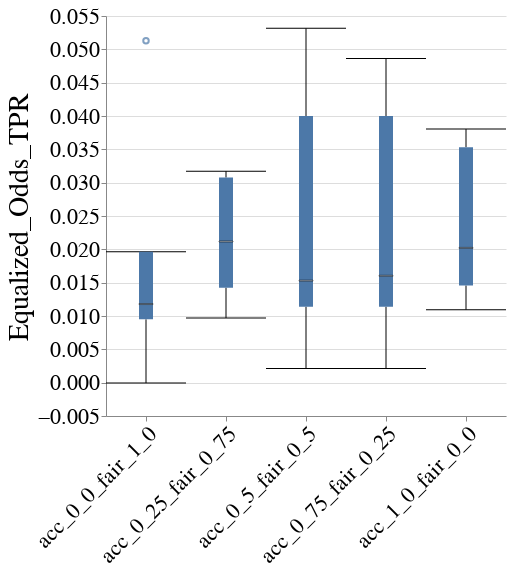

The code cell stored with this chart in its notebook:
### Markdown cell above
### Disparity metrics

### Code cell
create_box_plot_per_cost_model(to_plot=best_lp_metrics_per_exp_config_df, metric_name="Equalized_Odds_TPR", group=GROUP)

### Figure 1 — Vega-Lite specification as saved in the notebook (floating-point values rounded to 4 significant figures)
{"config": {"view": {"continuousWidth": 400, "continuousHeight": 300, "stroke": null}, "axis": {"labelFontSize": 22, "labelFontWeight": "normal", "titleFontSize": 28, "titleFontWeight": "normal"}, "title": {"fontSize": 28}}, "data": {"name": "data-c5c6c1bde18ab3700bc9058f570c97ea"}, "mark": {"type": "boxplot", "median": {"stroke": "black", "strokeWidth": 0.7}, "ticks": true}, "encoding": {"x": {"axis": {"labelAngle": -45, "labelLimit": 300}, "field": "exp_config_name", "title": null, "type": "nominal"}, "y": {"field": "disparity_metric_value", "scale": {"zero": false}, "title": "Equalized_Odds_TPR", "type": "quantitative"}}, "height": 400, "width": 400, "$schema": "https://vega.github.io/schema/vega-lite/v4.17.0.json", "datasets": {"data-c5c6c1bde18ab3700bc9058f570c97ea": [{"exp_config_name": "acc_0_0_fair_1_0", "logical_pipeline_uuid": "Tm9uZSZESVImbHJfY2xm", "physical_pipeline_uuid": "10a4b262-5142-4d67-aceb-7c4e30102b28", "run_num": 4, "compound_pp_quality": 0.9905, "metric": "Equalized_Odds_TPR", "model_name": "lr_clf", "runtime_in_mins": 0.2394, "dataset_name": "folk_emp", "logical_pipeline_name": "None&DIR&lr_clf", "null_imputer_name": "None", "fairness_intervention_name": "DIR", "RAC1P_dis": 0.9574, "RAC1P_priv": 0.9117, "SEX&RAC1P_dis": 0.9367, "SEX&RAC1P_priv": 0.9272, "SEX_dis": 0.9224, "SEX_priv": 0.9352, "overall": 0.929, "disparity_metric_value": 0.009503}, {"exp_config_name": "acc_0_0_fair_1_0", "logical_pipeline_uuid": "Tm9uZSZESVImbHJfY2xm", "physical_pipeline_uuid": "27e41a7c-d6bf-46f0-9110-40e96932e653", "run_num": 5, "compound_pp_quality": 0.9882, "metric": "Equalized_Odds_TPR", "model_name": "lr_clf", "runtime_in_mins": 0.3664, "dataset_name": "folk_emp", "logical_pipeline_name": "None&DIR&lr_clf", "null_imputer_name": "None", "fairness_intervention_name": "DIR", "RAC1P_dis": 0.9429, "RAC1P_priv": 0.8828, "SEX&RAC1P_dis": 0.9156, "SEX&RAC1P_priv": 0.9038, "SEX_dis": 0.8906, "SEX_priv": 0.9189, "overall": 0.906, "disparity_metric_value": 0.01179}, {"exp_config_name": "acc_0_0_fair_1_0", "logical_pipeline_uuid": "Tm9uZSZESVImbHJfY2xm", "physical_pipeline_uuid": "2a1062df-0658-4bed-bebc-f08a64c100bc", "run_num": 2, "compound_pp_quality": 0.9999, "metric": "Equalized_Odds_TPR", "model_name": "lr_clf", "runtime_in_mins": 0.2394, "dataset_name": "folk_emp", "logical_pipeline_name": "None&DIR&lr_clf", "null_imputer_name": "None", "fairness_intervention_name": "DIR", "RAC1P_dis": 0.9454, "RAC1P_priv": 0.9098, "SEX&RAC1P_dis": 0.9235, "SEX&RAC1P_priv": 0.9236, "SEX_dis": 0.9074, "SEX_priv": 0.9386, "overall": 0.9236, "disparity_metric_value": -5.619e-05}, {"exp_config_name": "acc_0_0_fair_1_0", "logical_pipeline_uuid": "Tm9uZSZESVImbHJfY2xm", "physical_pipeline_uuid": "473666fc-7673-4c1a-988f-7d339730ef11", "run_num": 1, "compound_pp_quality": 0.9804, "metric": "Equalized_Odds_TPR", "model_name": "lr_clf", "runtime_in_mins": 0.2218, "dataset_name": "folk_emp", "logical_pipeline_name": "None&DIR&lr_clf", "null_imputer_name": "None", "fairness_intervention_name": "DIR", "RAC1P_dis": 0.9424, "RAC1P_priv": 0.8877, "SEX&RAC1P_dis": 0.9241, "SEX&RAC1P_priv": 0.9045, "SEX_dis": 0.9028, "SEX_priv": 0.912, "overall": 0.9079, "disparity_metric_value": 0.01963}, {"exp_config_name": "acc_0_0_fair_1_0", "logical_pipeline_uuid": "Tm9uZSZESVImbHJfY2xm", "physical_pipeline_uuid": "a4e709f5-5df7-4a13-8d4f-d3f1e38dc8e2", "run_num": 3, "compound_pp_quality": 0.9487, "metric": "Equalized_Odds_TPR", "model_name": "lr_clf", "runtime_in_mins": 0.2785, "dataset_name": "folk_emp", "logical_pipeline_name": "None&DIR&lr_clf", "null_imputer_name": "None", "fairness_intervention_name": "DIR", "RAC1P_dis": 0.9668, "RAC1P_priv": 0.8893, "SEX&RAC1P_dis": 0.9601, "SEX&RAC1P_priv": 0.9088, "SEX_dis": 0.9243, "SEX_priv": 0.9122, "overall": 0.9178, "disparity_metric_value": 0.0513}, {"exp_config_name": "acc_0_25_fair_0_75", "logical_pipeline_uuid": "Tm9uZSZESVImbGdibV9jbGY=", "physical_pipeline_uuid": "10ec22bd-bb2b-4b0b-9c70-e0c2868ed85f", "run_num": 1, "compound_pp_quality": 0.9227, "metric": "Equalized_Odds_TPR", "model_name": "lgbm_clf", "runtime_in_mins": 0.9932, "dataset_name": "folk_emp", "logical_pipeline_name": "None&DIR&lgbm_clf", "null_imputer_name": "None", "fairness_intervention_name": "DIR", "RAC1P_dis": 0.8551, "RAC1P_priv": 0.8183, "SEX&RAC1P_dis": 0.8581, "SEX&RAC1P_priv": 0.8264, "SEX_dis": 0.8325, "SEX_priv": 0.8314, "overall": 0.8319, "disparity_metric_value": 0.03173}, {"exp_config_name": "acc_0_25_fair_0_75", "logical_pipeline_uuid": "Tm9uZSZESVImbGdibV9jbGY=", "physical_pipeline_uuid": "2001efbe-d5e3-4ded-afd0-791713baef03", "run_num": 2, "compound_pp_quality": 0.9262, "metric": "Equalized_Odds_TPR", "model_name": "lgbm_clf", "runtime_in_mins": 1.591, "dataset_name": "folk_emp", "logical_pipeline_name": "None&DIR&lgbm_clf", "null_imputer_name": "None", "fairness_intervention_name": "DIR", "RAC1P_dis": 0.8695, "RAC1P_priv": 0.8311, "SEX&RAC1P_dis": 0.8706, "SEX&RAC1P_priv": 0.8398, "SEX_dis": 0.8429, "SEX_priv": 0.8489, "overall": 0.846, "disparity_metric_value": 0.03076}, {"exp_config_name": "acc_0_25_fair_0_75", "logical_pipeline_uuid": "Tm9uZSZESVImbGdibV9jbGY=", "physical_pipeline_uuid": "cae35392-63ad-4289-a244-ed998a037dab", "run_num": 3, "compound_pp_quality": 0.9325, "metric": "Equalized_Odds_TPR", "model_name": "lgbm_clf", "runtime_in_mins": 2.246, "dataset_name": "folk_emp", "logical_pipeline_name": "None&DIR&lgbm_clf", "null_imputer_name": "None", "fairness_intervention_name": "DIR", "RAC1P_dis": 0.8797, "RAC1P_priv": 0.8321, "SEX&RAC1P_dis": 0.8671, "SEX&RAC1P_priv": 0.8459, "SEX_dis": 0.8562, "SEX_priv": 0.844, "overall": 0.8497, "disparity_metric_value": 0.02117}, {"exp_config_name": "acc_0_25_fair_0_75", "logical_pipeline_uuid": "Tm9uZSZESVImbGdibV9jbGY=", "physical_pipeline_uuid": "e65d4227-6d08-432d-8b7e-cf1aec38947f", "run_num": 5, "compound_pp_quality": 0.9399, "metric": "Equalized_Odds_TPR", "model_name": "lgbm_clf", "runtime_in_mins": 0.3196, "dataset_name": "folk_emp", "logical_pipeline_name": "None&DIR&lgbm_clf", "null_imputer_name": "None", "fairness_intervention_name": "DIR", "RAC1P_dis": 0.9228, "RAC1P_priv": 0.8498, "SEX&RAC1P_dis": 0.8896, "SEX&RAC1P_priv": 0.8754, "SEX_dis": 0.8776, "SEX_priv": 0.8783, "overall": 0.878, "disparity_metric_value": 0.01425}, {"exp_config_name": "acc_0_25_fair_0_75", "logical_pipeline_uuid": "Tm9uZSZESVImbGdibV9jbGY=", "physical_pipeline_uuid": "eb9b5a19-82f6-416c-bf7f-9471911d01c1", "run_num": 4, "compound_pp_quality": 0.9446, "metric": "Equalized_Odds_TPR", "model_name": "lgbm_clf", "runtime_in_mins": 0.3492, "dataset_name": "folk_emp", "logical_pipeline_name": "None&DIR&lgbm_clf", "null_imputer_name": "None", "fairness_intervention_name": "DIR", "RAC1P_dis": 0.9211, "RAC1P_priv": 0.8877, "SEX&RAC1P_dis": 0.9082, "SEX&RAC1P_priv": 0.8985, "SEX_dis": 0.9015, "SEX_priv": 0.8993, "overall": 0.9004, "disparity_metric_value": 0.009698}, {"exp_config_name": "acc_0_5_fair_0_5", "logical_pipeline_uuid": "Tm9uZSZESVImcmZfY2xm", "physical_pipeline_uuid": "07b5ccd5-a31a-40df-866d-e878edac7ba8", "run_num": 5, "compound_pp_quality": 0.8939, "metric": "Equalized_Odds_TPR", "model_name": "rf_clf", "runtime_in_mins": 0.5909, "dataset_name": "folk_emp", "logical_pipeline_name": "None&DIR&rf_clf", "null_imputer_name": "None", "fairness_intervention_name": "DIR", "RAC1P_dis": 0.9244, "RAC1P_priv": 0.8527, "SEX&RAC1P_dis": 0.8929, "SEX&RAC1P_priv": 0.8776, "SEX_dis": 0.8698, "SEX_priv": 0.8893, "overall": 0.8804, "disparity_metric_value": 0.01531}, {"exp_config_name": "acc_0_5_fair_0_5", "logical_pipeline_uuid": "Tm9uZSZESVImcmZfY2xm", "physical_pipeline_uuid": "25f8f8ee-416d-4ab7-b7f5-59f977922b92", "run_num": 1, "compound_pp_quality": 0.8783, "metric": "Equalized_Odds_TPR", "model_name": "rf_clf", "runtime_in_mins": 0.7308, "dataset_name": "folk_emp", "logical_pipeline_name": "None&DIR&rf_clf", "null_imputer_name": "None", "fairness_intervention_name": "DIR", "RAC1P_dis": 0.9019, "RAC1P_priv": 0.8466, "SEX&RAC1P_dis": 0.9109, "SEX&RAC1P_priv": 0.8577, "SEX_dis": 0.8772, "SEX_priv": 0.8586, "overall": 0.867, "disparity_metric_value": 0.05315}, {"exp_config_name": "acc_0_5_fair_0_5", "logical_pipeline_uuid": "Tm9uZSZESVImcmZfY2xm", "physical_pipeline_uuid": "5734a395-9aba-48e5-93db-3110ef53510b", "run_num": 2, "compound_pp_quality": 0.9039, "metric": "Equalized_Odds_TPR", "model_name": "rf_clf", "runtime_in_mins": 0.3749, "dataset_name": "folk_emp", "logical_pipeline_name": "None&DIR&rf_clf", "null_imputer_name": "None", "fairness_intervention_name": "DIR", "RAC1P_dis": 0.9181, "RAC1P_priv": 0.881, "SEX&RAC1P_dis": 0.8971, "SEX&RAC1P_priv": 0.8949, "SEX_dis": 0.8855, "SEX_priv": 0.9045, "overall": 0.8954, "disparity_metric_value": 0.002129}, {"exp_config_name": "acc_0_5_fair_0_5", "logical_pipeline_uuid": "Tm9uZSZESVImcmZfY2xm", "physical_pipeline_uuid": "9b20a654-b7bb-4036-90a1-6bfb70add4d3", "run_num": 3, "compound_pp_quality": 0.8859, "metric": "Equalized_Odds_TPR", "model_name": "rf_clf", "runtime_in_mins": 0.3695, "dataset_name": "folk_emp", "logical_pipeline_name": "None&DIR&rf_clf", "null_imputer_name": "None", "fairness_intervention_name": "DIR", "RAC1P_dis": 0.9288, "RAC1P_priv": 0.8736, "SEX&RAC1P_dis": 0.9269, "SEX&RAC1P_priv": 0.8869, "SEX_dis": 0.8991, "SEX_priv": 0.8895, "overall": 0.8939, "disparity_metric_value": 0.03998}, {"exp_config_name": "acc_0_5_fair_0_5", "logical_pipeline_uuid": "Tm9uZSZESVImcmZfY2xm", "physical_pipeline_uuid": "e428c255-a1da-4312-a369-e71a6cad70ec", "run_num": 4, "compound_pp_quality": 0.8978, "metric": "Equalized_Odds_TPR", "model_name": "rf_clf", "runtime_in_mins": 0.3752, "dataset_name": "folk_emp", "logical_pipeline_name": "None&DIR&rf_clf", "null_imputer_name": "None", "fairness_intervention_name": "DIR", "RAC1P_dis": 0.9243, "RAC1P_priv": 0.8887, "SEX&RAC1P_dis": 0.9114, "SEX&RAC1P_priv": 0.9, "SEX_dis": 0.9039, "SEX_priv": 0.9005, "overall": 0.9021, "disparity_metric_value": 0.01139}, {"exp_config_name": "acc_0_75_fair_0_25", "logical_pipeline_uuid": "Tm9uZSZESVImcmZfY2xm", "physical_pipeline_uuid": "29118464-4d6c-4ac9-9f57-378753656e1b", "run_num": 5, "compound_pp_quality": 0.8481, "metric": "Equalized_Odds_TPR", "model_name": "rf_clf", "runtime_in_mins": 0.3775, "dataset_name": "folk_emp", "logical_pipeline_name": "None&DIR&rf_clf", "null_imputer_name": "None", "fairness_intervention_name": "DIR", "RAC1P_dis": 0.9244, "RAC1P_priv": 0.8517, "SEX&RAC1P_dis": 0.8929, "SEX&RAC1P_priv": 0.8768, "SEX_dis": 0.8698, "SEX_priv": 0.8882, "overall": 0.8798, "disparity_metric_value": 0.01603}, {"exp_config_name": "acc_0_75_fair_0_25", "logical_pipeline_uuid": "Tm9uZSZESVImcmZfY2xm", "physical_pipeline_uuid": "4127dfcc-8774-4868-8f9e-4e28d940d52d", "run_num": 2, "compound_pp_quality": 0.8569, "metric": "Equalized_Odds_TPR", "model_name": "rf_clf", "runtime_in_mins": 0.3968, "dataset_name": "folk_emp", "logical_pipeline_name": "None&DIR&rf_clf", "null_imputer_name": "None", "fairness_intervention_name": "DIR", "RAC1P_dis": 0.9181, "RAC1P_priv": 0.881, "SEX&RAC1P_dis": 0.8971, "SEX&RAC1P_priv": 0.8949, "SEX_dis": 0.8855, "SEX_priv": 0.9045, "overall": 0.8954, "disparity_metric_value": 0.002129}, {"exp_config_name": "acc_0_75_fair_0_25", "logical_pipeline_uuid": "Tm9uZSZESVImcmZfY2xm", "physical_pipeline_uuid": "5c31e717-da62-4ff5-8b6a-e4fe51294caa", "run_num": 1, "compound_pp_quality": 0.8459, "metric": "Equalized_Odds_TPR", "model_name": "rf_clf", "runtime_in_mins": 0.4914, "dataset_name": "folk_emp", "logical_pipeline_name": "None&DIR&rf_clf", "null_imputer_name": "None", "fairness_intervention_name": "DIR", "RAC1P_dis": 0.8972, "RAC1P_priv": 0.8447, "SEX&RAC1P_dis": 0.9043, "SEX&RAC1P_priv": 0.8556, "SEX_dis": 0.876, "SEX_priv": 0.8545, "overall": 0.8641, "disparity_metric_value": 0.04864}, {"exp_config_name": "acc_0_75_fair_0_25", "logical_pipeline_uuid": "Tm9uZSZESVImcmZfY2xm", "physical_pipeline_uuid": "6fea3046-5edc-48da-bf66-d3bd28a20a7d", "run_num": 3, "compound_pp_quality": 0.8489, "metric": "Equalized_Odds_TPR", "model_name": "rf_clf", "runtime_in_mins": 0.367, "dataset_name": "folk_emp", "logical_pipeline_name": "None&DIR&rf_clf", "null_imputer_name": "None", "fairness_intervention_name": "DIR", "RAC1P_dis": 0.9288, "RAC1P_priv": 0.8736, "SEX&RAC1P_dis": 0.9269, "SEX&RAC1P_priv": 0.8869, "SEX_dis": 0.8991, "SEX_priv": 0.8895, "overall": 0.8939, "disparity_metric_value": 0.03998}, {"exp_config_name": "acc_0_75_fair_0_25", "logical_pipeline_uuid": "Tm9uZSZESVImcmZfY2xm", "physical_pipeline_uuid": "de58d6fc-c4e3-4a8b-9fac-2e2ae41785e1", "run_num": 4, "compound_pp_quality": 0.8524, "metric": "Equalized_Odds_TPR", "model_name": "rf_clf", "runtime_in_mins": 0.3767, "dataset_name": "folk_emp", "logical_pipeline_name": "None&DIR&rf_clf", "null_imputer_name": "None", "fairness_intervention_name": "DIR", "RAC1P_dis": 0.9243, "RAC1P_priv": 0.8887, "SEX&RAC1P_dis": 0.9114, "SEX&RAC1P_priv": 0.9, "SEX_dis": 0.9039, "SEX_priv": 0.9005, "overall": 0.9021, "disparity_metric_value": 0.01139}, {"exp_config_name": "acc_1_0_fair_0_0", "logical_pipeline_uuid": "Tm9uZSZOT19GQUlSTkVTU19JTlRFUlZFTlRJT04mcmZfY2xm", "physical_pipeline_uuid": "04361871-f4b5-42e2-891b-74ffddc2342b", "run_num": 3, "compound_pp_quality": 0.8123, "metric": "Equalized_Odds_TPR", "model_name": "rf_clf", "runtime_in_mins": 1.807, "dataset_name": "folk_emp", "logical_pipeline_name": "None&NO_FAIRNESS_INTERVENTION&rf_clf", "null_imputer_name": "None", "fairness_intervention_name": "NO_FAIRNESS_INTERVENTION", "RAC1P_dis": 0.913, "RAC1P_priv": 0.8469, "SEX&RAC1P_dis": 0.9003, "SEX&RAC1P_priv": 0.865, "SEX_dis": 0.8739, "SEX_priv": 0.8689, "overall": 0.8712, "disparity_metric_value": 0.03531}, {"exp_config_name": "acc_1_0_fair_0_0", "logical_pipeline_uuid": "Tm9uZSZOT19GQUlSTkVTU19JTlRFUlZFTlRJT04mcmZfY2xm", "physical_pipeline_uuid": "262520f3-9c0d-434b-b1d9-726af3d7b117", "run_num": 4, "compound_pp_quality": 0.8078, "metric": "Equalized_Odds_TPR", "model_name": "rf_clf", "runtime_in_mins": 0.3753, "dataset_name": "folk_emp", "logical_pipeline_name": "None&NO_FAIRNESS_INTERVENTION&rf_clf", "null_imputer_name": "None", "fairness_intervention_name": "NO_FAIRNESS_INTERVENTION", "RAC1P_dis": 0.9164, "RAC1P_priv": 0.882, "SEX&RAC1P_dis": 0.9114, "SEX&RAC1P_priv": 0.8912, "SEX_dis": 0.8978, "SEX_priv": 0.8924, "overall": 0.895, "disparity_metric_value": 0.02022}, {"exp_config_name": "acc_1_0_fair_0_0", "logical_pipeline_uuid": "Tm9uZSZOT19GQUlSTkVTU19JTlRFUlZFTlRJT04mcmZfY2xm", "physical_pipeline_uuid": "4c12117f-8fa2-46f0-b083-453d06acf10d", "run_num": 1, "compound_pp_quality": 0.8114, "metric": "Equalized_Odds_TPR", "model_name": "rf_clf", "runtime_in_mins": 0.6259, "dataset_name": "folk_emp", "logical_pipeline_name": "None&NO_FAIRNESS_INTERVENTION&rf_clf", "null_imputer_name": "None", "fairness_intervention_name": "NO_FAIRNESS_INTERVENTION", "RAC1P_dis": 0.8925, "RAC1P_priv": 0.8457, "SEX&RAC1P_dis": 0.8944, "SEX&RAC1P_priv": 0.8563, "SEX_dis": 0.8696, "SEX_priv": 0.8576, "overall": 0.863, "disparity_metric_value": 0.03804}, {"exp_config_name": "acc_1_0_fair_0_0", "logical_pipeline_uuid": "Tm9uZSZOT19GQUlSTkVTU19JTlRFUlZFTlRJT04mcmZfY2xm", "physical_pipeline_uuid": "f8faa13a-a1b9-4e2c-af8e-83f3f94475fe", "run_num": 2, "compound_pp_quality": 0.8102, "metric": "Equalized_Odds_TPR", "model_name": "rf_clf", "runtime_in_mins": 0.3708, "dataset_name": "folk_emp", "logical_pipeline_name": "None&NO_FAIRNESS_INTERVENTION&rf_clf", "null_imputer_name": "None", "fairness_intervention_name": "NO_FAIRNESS_INTERVENTION", "RAC1P_dis": 0.915, "RAC1P_priv": 0.8714, "SEX&RAC1P_dis": 0.8971, "SEX&RAC1P_priv": 0.8861, "SEX_dis": 0.8794, "SEX_priv": 0.8966, "overall": 0.8883, "disparity_metric_value": 0.01095}, {"exp_config_name": "acc_1_0_fair_0_0", "logical_pipeline_uuid": "Tm9uZSZOT19GQUlSTkVTU19JTlRFUlZFTlRJT04mcmZfY2xm", "physical_pipeline_uuid": "ff4518c9-1014-46ef-abae-8a25ed099035", "run_num": 5, "compound_pp_quality": 0.8033, "metric": "Equalized_Odds_TPR", "model_name": "rf_clf", "runtime_in_mins": 0.3679, "dataset_name": "folk_emp", "logical_pipeline_name": "None&NO_FAIRNESS_INTERVENTION&rf_clf", "null_imputer_name": "None", "fairness_intervention_name": "NO_FAIRNESS_INTERVENTION", "RAC1P_dis": 0.9259, "RAC1P_priv": 0.8527, "SEX&RAC1P_dis": 0.8929, "SEX&RAC1P_priv": 0.8783, "SEX_dis": 0.8711, "SEX_priv": 0.8893, "overall": 0.881, "disparity_metric_value": 0.01458}]}}
